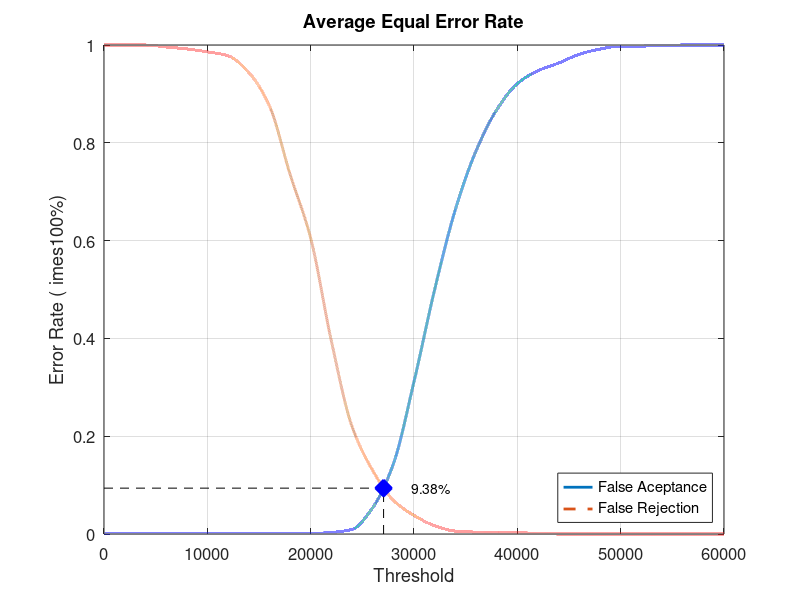
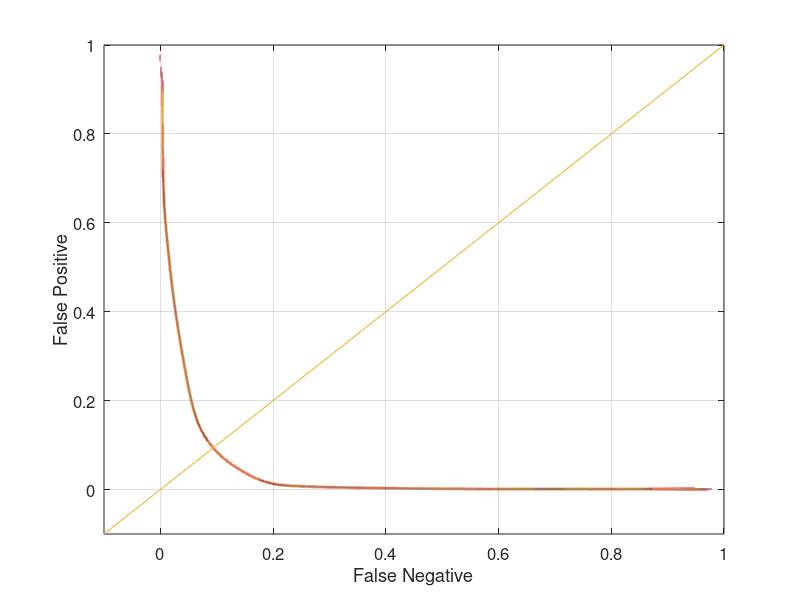

The MATLAB script that drew these images, in order:
close all;
clear;
clc;
x = 0:2000:60000;
xq = 0:0.5:60000;

y0 = [0 0.00105263 0.00105263 0.00105263 0.00105263 0.00105263 0.00105263 0.00105263 0.00105263 0.00105263 0.00105263 0.00315789 0.00947368 0.0536842 0.143158 0.311579 0.5 0.663158 0.783158 0.867368 0.921053 0.947368 0.963158 0.981053 0.991579 0.997895 0.997895 0.998947 1 1 1]
yy0 = interp1(x, y0, xq, 'pchip');
y1 = [1 1 1 0.996 0.992 0.986 0.978 0.944 0.876 0.736 0.605 0.395 0.22 0.13 0.069 0.038 0.017 0.006 0.004 0.004 0.003 0.001 0 0 0 0 0 0 0 0 0]
yy1 = interp1(x, y1, xq, 'pchip');

% Calculating EER: 
y2 = abs(y0 - y1);
find(y2 == min(y2))
yy2 = abs(yy0 - yy1);
xEER = find(yy2 == min(yy2));
xEERIndex = xq(xEER) % X-axis EER
yEER = yy0(xEER) % Y-axis EER

main = figure
plot(xq, yy0,'-','LineWidth', 2);	hold on
plot(xq, yy1,'--','LineWidth', 2);	hold on
plot([xEERIndex xEERIndex], [0 yEER], 'k--');	hold on
plot([0 xEERIndex], [yEER yEER], 'k--');	hold on
plot(xEERIndex, yEER, 'bx', 'LineWidth', 10);	hold on
text(xEERIndex + 10 * xEERIndex / 100, yEER, [num2str(round((10000 * yEER)) / 100) '%'])
legend('False Aceptance', 'False Rejection', 'Location', 'SouthEast')
xlabel('Threshold')
ylabel('Error Rate (	imes100%)')
title('Average Equal Error Rate')
set(gca, 'FontSize', 12)
axis([0 60000 0 1])
grid on

print(main, 'Database2AverageMain', '-dpng');
FNRxFPR = figure('Color', [1 1 1]);
plot(yy1, yy0, '-', yy1, yy0, 'LineWidth', 2);
hold on
y = -0.1:0.1:1
plot(y, y); 
set(gca, 'FontSize', 12)
xlabel('False Negative')
ylabel('False Positive')
axis([-0.1 1 -0.1 1])
set(gca, 'FontSize', 12)
grid on

print(FNRxFPR, 'Database2AverageFNRxFPR','-dpng');
